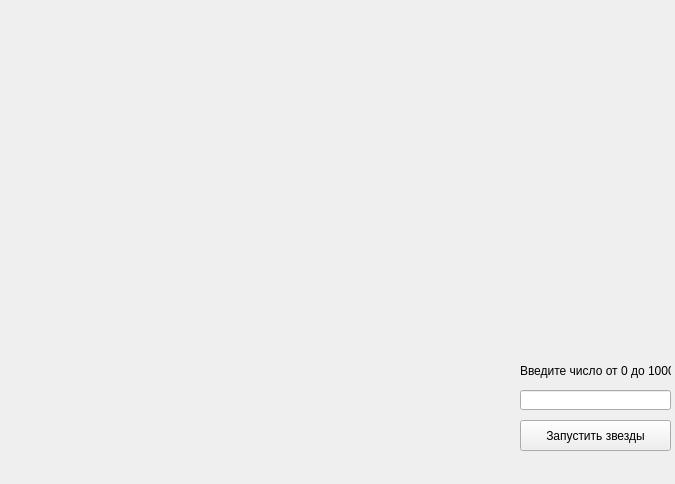
<?xml version="1.0" encoding="UTF-8"?>
<ui version="4.0">
 <class>MainWindow</class>
 <widget class="QMainWindow" name="MainWindow">
  <property name="geometry">
   <rect>
    <x>0</x>
    <y>0</y>
    <width>675</width>
    <height>484</height>
   </rect>
  </property>
  <property name="windowTitle">
   <string>MainWindow</string>
  </property>
  <widget class="QWidget" name="centralWidget">
   <widget class="QLineEdit" name="lineEdit_Size">
    <property name="geometry">
     <rect>
      <x>520</x>
      <y>390</y>
      <width>151</width>
      <height>20</height>
     </rect>
    </property>
   </widget>
   <widget class="QPushButton" name="pushButton_stars">
    <property name="geometry">
     <rect>
      <x>520</x>
      <y>420</y>
      <width>151</width>
      <height>31</height>
     </rect>
    </property>
    <property name="text">
     <string>Запустить звезды</string>
    </property>
   </widget>
   <widget class="QLabel" name="label">
    <property name="enabled">
     <bool>true</bool>
    </property>
    <property name="geometry">
     <rect>
      <x>80</x>
      <y>130</y>
      <width>121</width>
      <height>81</height>
     </rect>
    </property>
    <property name="text">
     <string/>
    </property>
   </widget>
   <widget class="QLabel" name="label_eror">
    <property name="geometry">
     <rect>
      <x>440</x>
      <y>460</y>
      <width>231</width>
      <height>21</height>
     </rect>
    </property>
    <property name="text">
     <string/>
    </property>
   </widget>
   <widget class="QLabel" name="label_info">
    <property name="geometry">
     <rect>
      <x>520</x>
      <y>360</y>
      <width>151</width>
      <height>21</height>
     </rect>
    </property>
    <property name="text">
     <string>Введите число от 0 до 10000: </string>
    </property>
   </widget>
  </widget>
 </widget>
 <layoutdefault spacing="6" margin="11"/>
 <resources/>
 <connections/>
</ui>
